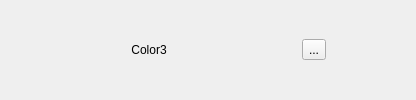
           <widget class="QFrame" name="frame3">
            <property name="frameShape">
             <enum>QFrame::NoFrame</enum>
            </property>
            <property name="frameShadow">
             <enum>QFrame::Raised</enum>
            </property>
            <layout class="QHBoxLayout" name="horizontalLayout_10">
             <property name="leftMargin">
              <number>0</number>
             </property>
             <property name="topMargin">
              <number>0</number>
             </property>
             <property name="rightMargin">
              <number>0</number>
             </property>
             <property name="bottomMargin">
              <number>0</number>
             </property>
             <item>
              <spacer name="horizontalSpacer_32">
               <property name="orientation">
                <enum>Qt::Horizontal</enum>
               </property>
               <property name="sizeHint" stdset="0">
                <size>
                 <width>60</width>
                 <height>20</height>
                </size>
               </property>
              </spacer>
             </item>
             <item>
              <widget class="QLabel" name="labelColor3">
               <property name="minimumSize">
                <size>
                 <width>110</width>
                 <height>0</height>
                </size>
               </property>
               <property name="text">
                <string>Color3 </string>
               </property>
               <property name="alignment">
                <set>Qt::AlignRight|Qt::AlignTrailing|Qt::AlignVCenter</set>
               </property>
              </widget>
             </item>
             <item>
              <spacer name="horizontalSpacer_37">
               <property name="orientation">
                <enum>Qt::Horizontal</enum>
               </property>
               <property name="sizeType">
                <enum>QSizePolicy::Minimum</enum>
               </property>
               <property name="sizeHint" stdset="0">
                <size>
                 <width>10</width>
                 <height>20</height>
                </size>
               </property>
              </spacer>
             </item>
             <item>
              <widget class="QWidget" name="widgetColor3" native="true">
               <property name="minimumSize">
                <size>
                 <width>100</width>
                 <height>0</height>
                </size>
               </property>
               <property name="autoFillBackground">
                <bool>false</bool>
               </property>
              </widget>
             </item>
             <item>
              <spacer name="horizontalSpacer_39">
               <property name="orientation">
                <enum>Qt::Horizontal</enum>
               </property>
               <property name="sizeType">
                <enum>QSizePolicy::Minimum</enum>
               </property>
               <property name="sizeHint" stdset="0">
                <size>
                 <width>10</width>
                 <height>20</height>
                </size>
               </property>
              </spacer>
             </item>
             <item>
              <widget class="QToolButton" name="pushColor3">
               <property name="text">
                <string>...</string>
               </property>
              </widget>
             </item>
             <item>
              <spacer name="horizontalSpacer_41">
               <property name="orientation">
                <enum>Qt::Horizontal</enum>
               </property>
               <property name="sizeHint" stdset="0">
                <size>
                 <width>90</width>
                 <height>20</height>
                </size>
               </property>
              </spacer>
             </item>
            </layout>
           </widget>
